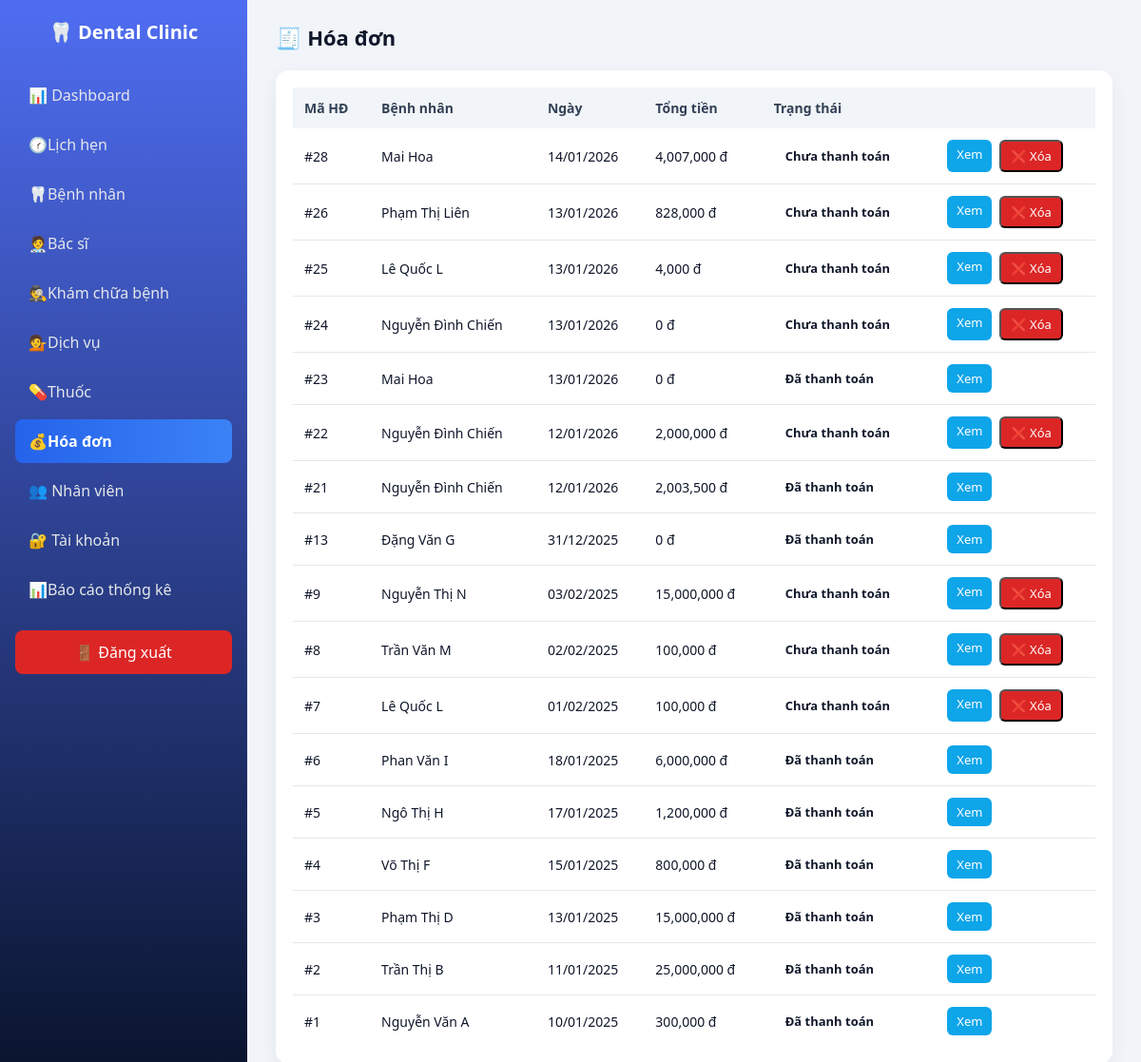
The app's page /dental_management/dashboard/dashboard.php?page=invoices (signed in) with its own data.
### tables this page shows
CREATE TABLE `invoices` (
  `invoice_id` int(11) NOT NULL,
  `patient_id` int(11) NOT NULL,
  `total_amount` decimal(10,2) DEFAULT NULL,
  `invoice_date` date DEFAULT curdate(),
  `status` enum('Chưa thanh toán','Đã thanh toán') DEFAULT 'Chưa thanh toán',
  `record_id` int(11) NOT NULL
);

CREATE TABLE `patients` (
  `patient_id` int(11) NOT NULL,
  `full_name` varchar(100) NOT NULL,
  `gender` enum('Nam','Nữ','Khác') DEFAULT NULL,
  `dob` date DEFAULT NULL,
  `phone` varchar(15) DEFAULT NULL,
  `address` varchar(255) DEFAULT NULL,
  `created_at` timestamp NOT NULL DEFAULT current_timestamp(),
  `status` enum('Hoạt động','Ngưng') DEFAULT 'Hoạt động'
);

### dental_management/dashboard/pages/invoices.php (the view, shortened to what this page needs)
<?php
require_once __DIR__ . "/../../api/db.php";
$sql = "
SELECT
    i.invoice_id,
    p.full_name AS patient,
    i.invoice_date,
    i.total_amount,
    i.status
FROM invoices i
JOIN patients p ON i.patient_id = p.patient_id
ORDER BY i.invoice_date DESC
";
$invoices = $pdo->query($sql)->fetchAll(PDO::FETCH_ASSOC);
?>
<div class="page-header">
    <h2>🧾 Hóa đơn</h2>
</div>
<div class="table-box">
    <table>
        <thead>
            <tr>
                <th>Mã HĐ</th>
                <th>Bệnh nhân</th>
                <th>Ngày</th>
                <th>Tổng tiền</th>
                <th>Trạng thái</th>
                <th></th>
            </tr>
        </thead>
        <tbody>
        <?php foreach ($invoices as $i): ?>
            <tr>
                <td>#<?= $i['invoice_id'] ?></td>
                <td><?= htmlspecialchars($i['patient']) ?></td>
                <td><?= date('d/m/Y', strtotime($i['invoice_date'])) ?></td>
                <td><?= number_format($i['total_amount'] ?? 0) ?> đ</td>
                <td>
                    <span class="status <?= $i['status']=='Đã thanh toán'?'done':'pending' ?>">
                        <?= $i['status'] ?>
                    </span>
                </td>
                <td class="actions">
                    <a class="btn edit"
                    href="dashboard.php?page=invoice_detail&id=<?= $i['invoice_id'] ?>">
                    Xem
                    </a>
                    <?php if ($i['status'] !== 'Đã thanh toán'): ?>
                    <form method="post" style="display:inline"
                        onsubmit="return confirm('Xóa toàn bộ hóa đơn này?')">
                        <button name="action"
                                value="delete_invoice"
                                class="btn edit"
                                style="background:#dc2626">
                            ❌ Xóa
                        </button>
                    </form>
                    <?php endif; ?>
                </td>
            </tr>
        <?php endforeach; ?>
        </tbody>
    </table>
</div>

### dental_management/dashboard/dashboard.css (style rules this page uses)
* { margin: 0; padding: 0; box-sizing: border-box; font-family: "Segoe UI", Tahoma, sans-serif; }
body { background: #f1f5f9; color: #0f172a; }
body { display: flex; min-height: 100vh; }
.table-box { background: #fff; border-radius: 14px; padding: 18px; box-shadow: 0 6px 20px rgba(0,0,0,0.06); }
table { width: 100%; border-collapse: collapse; }
table thead { background: #f1f5f9; }
table th, table td { padding: 12px; text-align: left; font-size: 14px; }
table th { color: #334155; font-weight: 600; }
table tr { border-bottom: 1px solid #e5e7eb; }
table tr:last-child { border-bottom: none; }
.page-header { display: flex; justify-content: space-between; align-items: center; margin-bottom: 20px; }
.page-header h2 { font-size: 22px; color: #0f172a; }
.status { padding: 6px 12px; border-radius: 999px; font-size: 13px; font-weight: 600; display: inline-block; }
.actions { display: flex; gap: 8px; }
.actions .btn { padding: 6px 10px; border-radius: 6px; font-size: 13px; text-decoration: none; color: #fff; }
.actions .edit { background: #0ea5e9; }

### records on screen
invoices: invoice_id "28", patient.full_name "Mai Hoa", invoice_date "14/01/2026", total_amount "4,007,000", status "Chưa thanh toán"
invoices: invoice_id "26", patient.full_name "Phạm Thị Liên", invoice_date "13/01/2026", total_amount "828,000", status "Chưa thanh toán"
invoices: invoice_id "25", patient.full_name "Lê Quốc L", invoice_date "13/01/2026", total_amount "4,000", status "Chưa thanh toán"
invoices: invoice_id "24", patient.full_name "Nguyễn Đình Chiến", invoice_date "13/01/2026", total_amount "0", status "Chưa thanh toán"
invoices: invoice_id "23", patient.full_name "Mai Hoa", invoice_date "13/01/2026", total_amount "0", status "Đã thanh toán"
invoices: invoice_id "22", patient.full_name "Nguyễn Đình Chiến", invoice_date "12/01/2026", total_amount "2,000,000", status "Chưa thanh toán"
invoices: invoice_id "21", patient.full_name "Nguyễn Đình Chiến", invoice_date "12/01/2026", total_amount "2,003,500", status "Đã thanh toán"
invoices: invoice_id "13", patient.full_name "Đặng Văn G", invoice_date "31/12/2025", total_amount "0", status "Đã thanh toán"
invoices: invoice_id "9", patient.full_name "Nguyễn Thị N", invoice_date "03/02/2025", total_amount "15,000,000", status "Chưa thanh toán"
invoices: invoice_id "8", patient.full_name "Trần Văn M", invoice_date "02/02/2025", total_amount "100,000", status "Chưa thanh toán"
invoices: invoice_id "7", patient.full_name "Lê Quốc L", invoice_date "01/02/2025", total_amount "100,000", status "Chưa thanh toán"
invoices: invoice_id "6", patient.full_name "Phan Văn I", invoice_date "18/01/2025", total_amount "6,000,000", status "Đã thanh toán"
invoices: invoice_id "5", patient.full_name "Ngô Thị H", invoice_date "17/01/2025", total_amount "1,200,000", status "Đã thanh toán"
invoices: invoice_id "4", patient.full_name "Võ Thị F", invoice_date "15/01/2025", total_amount "800,000", status "Đã thanh toán"
invoices: invoice_id "3", patient.full_name "Phạm Thị D", invoice_date "13/01/2025", total_amount "15,000,000", status "Đã thanh toán"
invoices: invoice_id "2", patient.full_name "Trần Thị B", invoice_date "11/01/2025", total_amount "25,000,000", status "Đã thanh toán"
invoices: invoice_id "1", patient.full_name "Nguyễn Văn A", invoice_date "10/01/2025", total_amount "300,000", status "Đã thanh toán"
